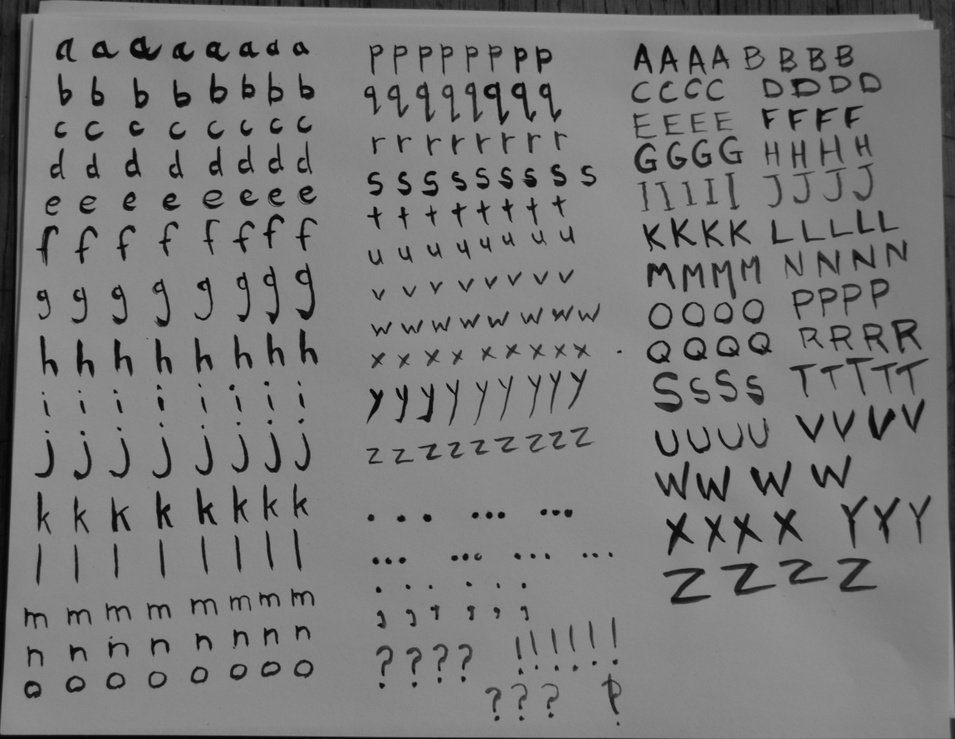
#> input picture alphabets/letters/0.jpg, 955 x 739 px, shrunk from 1150 x 890 before the run
$ python tesseractTest.py --image 0.jpg
#> lines starting #> are read from the running program, lines starting #| are printed output that depends on the picture; after the words box and inside, x2 and y2 are one past the last pixel; in counts of white or black regions, pixels touching at a corner belong together
# import the necessary packages
from PIL import Image
import pytesseract
import argparse
import cv2
import os

#######################
# If you don't have tesseract executable in your PATH, include the following:
#pytesseract.pytesseract.tesseract_cmd = r'<full_path_to_your_tesseract_executable>'
# Example tesseract_cmd = r'C:\Program Files (x86)\Tesseract-OCR\tesseract'


# construct the argument parse and parse the arguments
ap = argparse.ArgumentParser()
ap.add_argument("-i", "--image", required=True,
    help="path to input image to be OCR'd")
ap.add_argument("-p", "--preprocess", type=str, default="thresh",
    help="type of preprocessing to be done")
args = vars(ap.parse_args())


# load the example image and convert it to grayscale
image = cv2.imread(args["image"])
#> image is the input picture: shape (739, 955, 3); min 3, max 152, mean 122.8
gray = cv2.cvtColor(image, cv2.COLOR_BGR2GRAY)

# check to see if we should apply thresholding to preprocess the
# image
if args["preprocess"] == "thresh":
    gray = cv2.threshold(gray, 0, 255,
        cv2.THRESH_BINARY | cv2.THRESH_OTSU)[1]
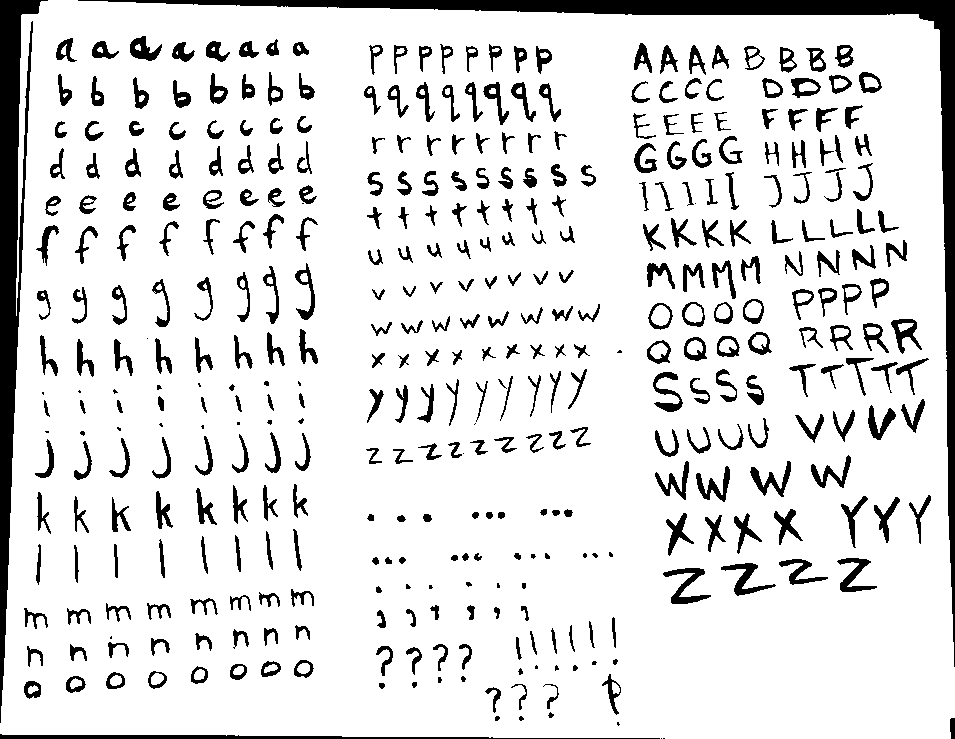
#> gray: shape (739, 955); 87.5% white; 411 black regions (34 under 20 px), largest, box (x1, y1, x2, y2) and area: (78, 0, 955, 667) 15117, (0, 0, 48, 723) 11125, (0, 734, 660, 739) 1730

# make a check to see if median blurring should be done to remove
# noise
elif args["preprocess"] == "blur":
    gray = cv2.medianBlur(gray, 3)

# write the grayscale image to disk as a temporary file so we can
# apply OCR to it
filename = "{}.png".format(os.getpid())
cv2.imwrite(filename, gray)

# load the image as a PIL/Pillow image, apply OCR, and then delete
# the temporary file
#> (the run stopped early here; a loop or call above may not have finished)
